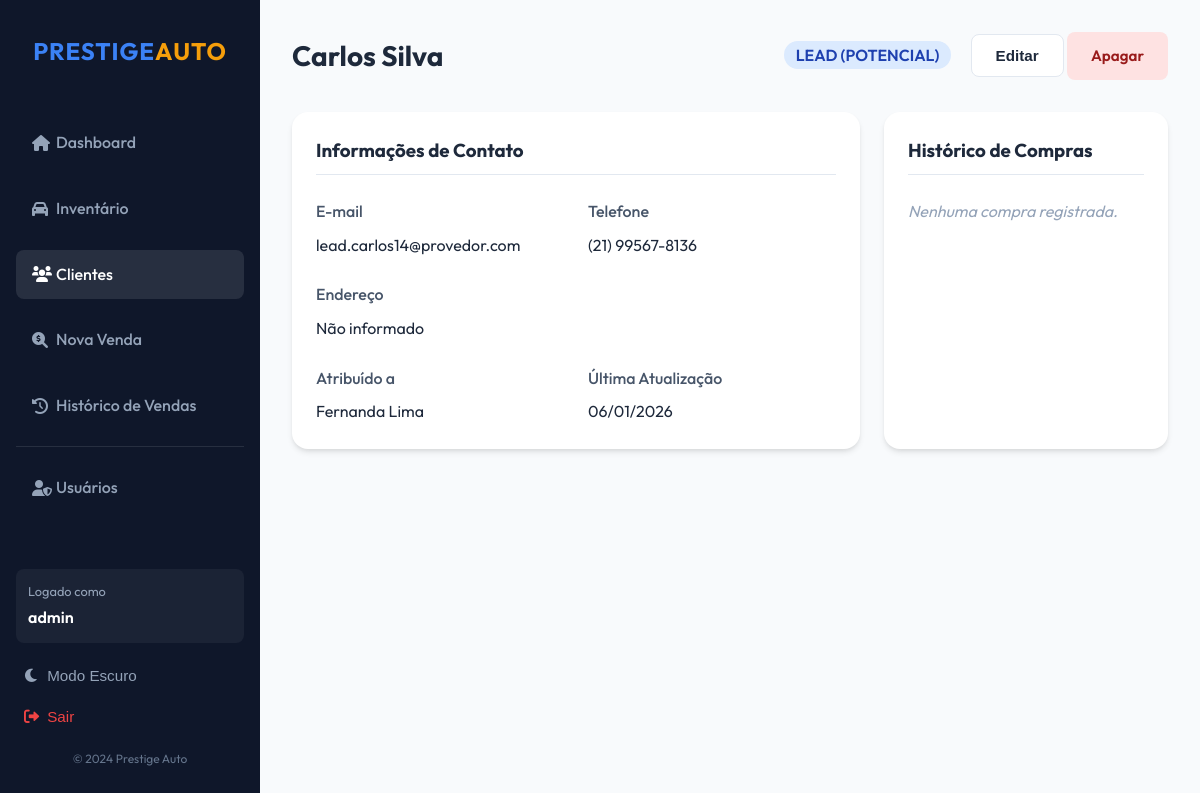
/customers/95/ (signed in), run on the app's committed database.
### sales/models.py (models this page shows, shortened)
class Customer(models.Model):
    STATUS_CHOICES = [
        ('lead', 'Lead (Potencial)'),
        ('contacted', 'Contatado'),
        ('interested', 'Interessado'),
        ('purchased', 'Comprou'),
        ('lost', 'Perdido'),
    ]
    first_name = models.CharField("Nome", max_length=50)
    last_name = models.CharField("Sobrenome", max_length=50)
    email = models.EmailField("E-mail", unique=True)
    phone = models.CharField("Telefone", max_length=20)
    address = models.TextField("Endereço", blank=True)
    status = models.CharField("Status", max_length=20, choices=STATUS_CHOICES, default='lead')
    created_at = models.DateTimeField("Criado em", auto_now_add=True)
    assigned_to = models.ForeignKey(User, verbose_name="Atribuído a", on_delete=models.SET_NULL, null=True, blank=True, related_name='customers')
    class Meta:
        verbose_name = "Cliente"
        verbose_name_plural = "Clientes"

### sales/views.py (the view)
# urls.py: path('customers/<int:pk>/', views.customer_detail, name='customer_detail'),
@login_required
def customer_detail(request, pk):
    customer = get_object_or_404(Customer.objects.prefetch_related('purchases__vehicle'), pk=pk)
    return render(request, 'sales/customer_detail.html', {'customer': customer, 'active_tab': 'customers'})

### sales/templates/sales/customer_detail.html
{% extends 'sales/base.html' %}
{% block content %}
<div class="header">
    <h2 style="font-size: 1.75rem; font-weight: 700;">{{ customer.first_name }} {{ customer.last_name }}</h2>
    <div>
        <span class="badge badge-{{ customer.status }}" style="font-size: 1rem; margin-right: 1rem;">{{ customer.get_status_display }}</span>
        <button class="btn btn-secondary" onclick="alert('Funcionalidade de editar em breve (use Admin)')">Editar</button>
        {% if request.user.is_superuser or "Gerentes" in request.user.groups.all.0.name %}
        <a href="{% url 'customer_delete' customer.pk %}" class="btn" style="background-color: #fee2e2; color: #991b1b; border: none; padding: 0.75rem 1.5rem; border-radius: 8px; font-weight: 600; cursor: pointer; text-decoration: none; display: inline-block;">Apagar</a>
        {% endif %}
    </div>
</div>
<div style="display: grid; grid-template-columns: 2fr 1fr; gap: 1.5rem;">
    <div class="card">
        <h3 style="margin-bottom: 1.5rem; border-bottom: 1px solid #e2e8f0; padding-bottom: 0.5rem;">Informações de Contato</h3>
        <div style="display: grid; grid-template-columns: 1fr 1fr; gap: 1.5rem;">
            <div>
                <label>E-mail</label>
                <p>{{ customer.email }}</p>
            </div>
            <div>
                <label>Telefone</label>
                <p>{{ customer.phone }}</p>
            </div>
            <div style="grid-column: 1 / -1;">
                <label>Endereço</label>
                <p>{{ customer.address|default:"Não informado" }}</p>
            </div>
            <div>
                <label>Atribuído a</label>
                <p>{{ customer.assigned_to.get_full_name|default:customer.assigned_to.username|default:"Não atribuído" }}</p>
            </div>
            <div>
                <label>Última Atualização</label>
                <p>{{ customer.created_at|date:"d/m/Y" }}</p>
            </div>
        </div>
    </div>
    <div class="card">
        <h3 style="margin-bottom: 1.5rem; border-bottom: 1px solid #e2e8f0; padding-bottom: 0.5rem;">Histórico de Compras</h3>
        {% if customer.purchases.exists %}
        <ul style="list-style: none;">
            {% for purchase in customer.purchases.all %}
            <li style="margin-bottom: 1rem; padding-bottom: 1rem; border-bottom: 1px solid #f1f5f9;">
                <div style="font-weight: 600;">{{ purchase.vehicle }}</div>
                <div style="color: #64748b; font-size: 0.875rem;">{{ purchase.sale_date|date:"d/m/Y" }} • R$ {{ purchase.sale_price }}</div>
            </li>
            {% endfor %}
        </ul>
        {% else %}
        <p style="color: #94a3b8; font-style: italic;">Nenhuma compra registrada.</p>
        {% endif %}
    </div>
</div>
{% endblock %}

### sales/templates/sales/base.html (shortened to what this page needs)
{% load static %}
<!DOCTYPE html>
<html lang="pt-br">
<head>
    <link rel="stylesheet" href="{% static 'css/style.css' %}?v=7">
    <link rel="stylesheet" href="https://cdnjs.cloudflare.com/ajax/libs/font-awesome/6.0.0/css/all.min.css">
</head>
<body>
    <div class="app-container">
        <aside class="sidebar">
            <h1>PRESTIGE<span style="color:var(--accent-color)">AUTO</span></h1>
            <ul class="nav-links">
                <li>
                    <a href="{% url 'dashboard' %}" class="{% if active_tab == 'dashboard' %}active{% endif %}">
                        <i class="fas fa-home" style="width: 24px;"></i> Dashboard
                    </a>
                </li>
                <li>
                    <a href="{% url 'vehicle_list' %}" class="{% if active_tab == 'vehicles' %}active{% endif %}">
                        <i class="fas fa-car" style="width: 24px;"></i> Inventário
                    </a>
                </li>
                <li>
                    <a href="{% url 'customer_list' %}" class="{% if active_tab == 'customers' %}active{% endif %}">
                        <i class="fas fa-users" style="width: 24px;"></i> Clientes
                    </a>
                </li>
                <li>
                    <a href="{% url 'create_sale' %}" class="{% if active_tab == 'sales' %}active{% endif %}">
                        <i class="fas fa-search-dollar" style="width: 24px;"></i> Nova Venda
                    </a>
                </li>
                <li>
                    <a href="{% url 'sale_list' %}" class="{% if active_tab == 'sales_history' %}active{% endif %}">
                        <i class="fas fa-history" style="width: 24px;"></i> Histórico de Vendas
                    </a>
                </li>
                {% if request.user.is_superuser or "Gerentes" in request.user.groups.all.0.name %}
                <li style="border-top: 1px solid rgba(255,255,255,0.1); margin-top: 1rem; padding-top: 1rem;">
                    <a href="{% url 'user_list' %}" class="{% if active_tab == 'users' %}active{% endif %}">
                        <i class="fas fa-user-shield" style="width: 24px;"></i> Usuários
                    </a>
                </li>
                {% endif %}
            </ul>
            <div style="margin-top: auto; padding-top: 2rem;">
                <div
                    style="margin-bottom: 1rem; padding: 0.75rem; background: rgba(255,255,255,0.05); border-radius: 8px;">
                    <div style="font-size: 0.8rem; color: #94a3b8; margin-bottom: 0.25rem;">Logado como</div>
                    <div style="font-weight: 600; color: white;">{{ user.username }}</div>
                </div>
                <button type="button" id="darkModeToggle"
                    style="width: 100%; text-align: left; background: none; border: none; color: #94a3b8; font-size: 0.95rem; font-weight: 500; cursor: pointer; padding: 0.5rem; display: flex; align-items: center; justify-content: flex-start; gap: 0.5rem; margin-bottom: 0.5rem;">
                    <i class="fas fa-moon"></i> Modo Escuro
                </button>
                <form action="{% url 'logout' %}" method="post">
                    <button type="submit"
                        style="width: 100%; text-align: left; background: none; border: none; color: #ef4444; font-size: 0.95rem; font-weight: 500; cursor: pointer; padding: 0.5rem; display: flex; align-items: center; justify-content: flex-start; gap: 0.5rem;">
                        <i class="fas fa-sign-out-alt"></i> Sair
                    </button>
                </form>
            </div>
            <div style="margin-top: 1rem; color: #64748b; font-size: 0.75rem; text-align: center;">
                &copy; 2024 Prestige Auto
            </div>
        </aside>
        <main class="main-content">
            {% block content %}
            {% endblock %}
        </main>
    </div>
</body>
</html>

### static/css/style.css (style rules this page uses)
:root { --primary-color: #0f172a; --secondary-color: #3b82f6; --accent-color: #f59e0b; --background-color: #f8fafc; --text-color: #1e293b; --card-bg: #ffffff; --success-color: #10b981; --danger-color: #ef4444; }
body, .card, .sidebar, input, select, textarea, td, th { transition: background-color 0.3s ease, color 0.3s ease, border-color 0.3s ease; }
* { margin: 0; padding: 0; box-sizing: border-box; }
body { font-family: 'Outfit', sans-serif; background-color: var(--background-color); color: var(--text-color); line-height: 1.6; }
a { text-decoration: none; color: inherit; transition: all 0.3s ease; }
.app-container { display: flex; min-height: 100vh; }
.sidebar { width: 260px; background-color: var(--primary-color); color: white; position: fixed; height: 100vh; padding: 2rem 1rem; display: flex; flex-direction: column; }
.sidebar h1 { font-size: 1.5rem; margin-bottom: 3rem; font-weight: 700; letter-spacing: 1px; color: var(--secondary-color); text-align: center; }
.nav-links { list-style: none; flex: 1; }
.nav-links li { margin-bottom: 1rem; }
.nav-links a { display: flex; align-items: center; padding: 0.75rem 1rem; border-radius: 8px; color: #94a3b8; font-weight: 500; }
.nav-links a:hover, .nav-links a.active { background-color: rgba(255, 255, 255, 0.1); color: white; }
.main-content { margin-left: 260px; flex: 1; padding: 2rem; }
.card { background: var(--card-bg); border-radius: 16px; box-shadow: 0 4px 6px -1px rgba(0, 0, 0, 0.1), 0 2px 4px -1px rgba(0, 0, 0, 0.06); padding: 1.5rem; margin-bottom: 1.5rem; transition: transform 0.2s ease, box-shadow 0.2s ease; }
.btn { display: inline-block; padding: 0.75rem 1.5rem; border-radius: 8px; font-weight: 600; cursor: pointer; border: none; font-size: 0.95rem; }
.btn-secondary { background-color: white; border: 1px solid #e2e8f0; color: var(--text-color); }
.badge { padding: 0.25rem 0.75rem; border-radius: 9999px; font-size: 0.75rem; font-weight: 600; text-transform: uppercase; }
.badge-lead { background-color: #dbeafe; color: #1e40af; }
label { display: block; margin-bottom: 0.5rem; color: #475569; font-weight: 500; }
.header { display: flex; justify-content: space-between; align-items: center; margin-bottom: 2rem; }

### data on the page
Customer: first_name "Carlos", last_name "Silva", status "LEAD (POTENCIAL)", email "lead.carlos14@provedor.com", phone "(21) 99567-8136", address "Não informado", assigned_to.get_full_name "Fernanda Lima", created_at "06/01/2026"

### other printed values
{{ user.username }} "admin"
